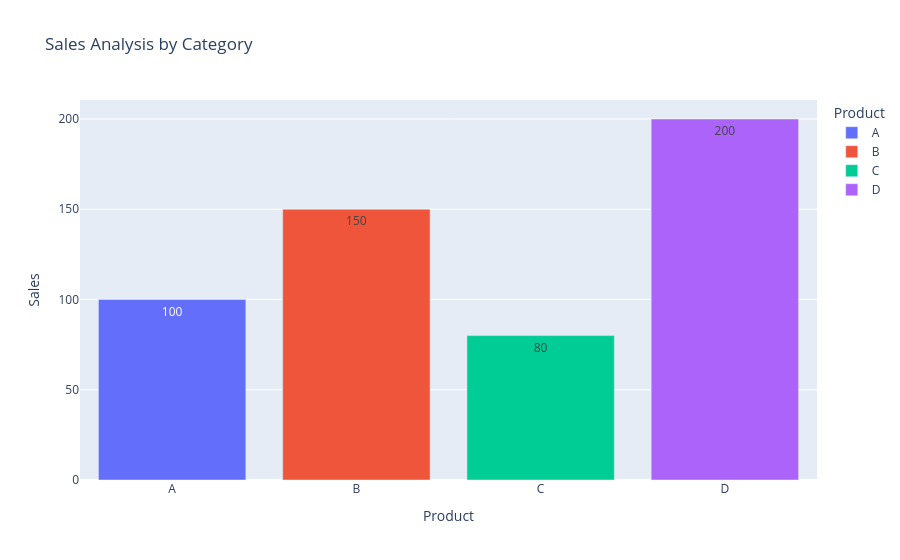

This figure's notebook cell:
### Code cell
# 5.Generate a bar plot using Plotly.

import plotly.express as px

data = {
    'Product': ['A', 'B', 'C', 'D'],
    'Sales': [100, 150, 80, 200]
}

df=pd.DataFrame(data)

fig=px.bar(df,x='Product',y='Sales', title='Sales Analysis by Category',color='Product',text='Sales')

fig.show()

### Figure 1 — Plotly figure (JSON) as saved in the notebook; plotly's stock layout.template omitted (floating-point values rounded to 4 significant figures)
{"data": [{"alignmentgroup": "True", "hovertemplate": "Product=%{x}<br>Sales=%{text}<extra></extra>", "legendgroup": "A", "marker": {"color": "#636efa", "pattern": {"shape": ""}}, "name": "A", "offsetgroup": "A", "orientation": "v", "showlegend": true, "text": [100], "textposition": "auto", "type": "bar", "x": ["A"], "xaxis": "x", "y": [100], "yaxis": "y"}, {"alignmentgroup": "True", "hovertemplate": "Product=%{x}<br>Sales=%{text}<extra></extra>", "legendgroup": "B", "marker": {"color": "#EF553B", "pattern": {"shape": ""}}, "name": "B", "offsetgroup": "B", "orientation": "v", "showlegend": true, "text": [150], "textposition": "auto", "type": "bar", "x": ["B"], "xaxis": "x", "y": [150], "yaxis": "y"}, {"alignmentgroup": "True", "hovertemplate": "Product=%{x}<br>Sales=%{text}<extra></extra>", "legendgroup": "C", "marker": {"color": "#00cc96", "pattern": {"shape": ""}}, "name": "C", "offsetgroup": "C", "orientation": "v", "showlegend": true, "text": [80], "textposition": "auto", "type": "bar", "x": ["C"], "xaxis": "x", "y": [80], "yaxis": "y"}, {"alignmentgroup": "True", "hovertemplate": "Product=%{x}<br>Sales=%{text}<extra></extra>", "legendgroup": "D", "marker": {"color": "#ab63fa", "pattern": {"shape": ""}}, "name": "D", "offsetgroup": "D", "orientation": "v", "showlegend": true, "text": [200], "textposition": "auto", "type": "bar", "x": ["D"], "xaxis": "x", "y": [200], "yaxis": "y"}], "layout": {"barmode": "relative", "legend": {"title": {"text": "Product"}, "tracegroupgap": 0}, "title": {"text": "Sales Analysis by Category"}, "xaxis": {"anchor": "y", "categoryarray": ["A", "B", "C", "D"], "categoryorder": "array", "domain": [0, 1], "title": {"text": "Product"}}, "yaxis": {"anchor": "x", "domain": [0, 1], "title": {"text": "Sales"}}}}
